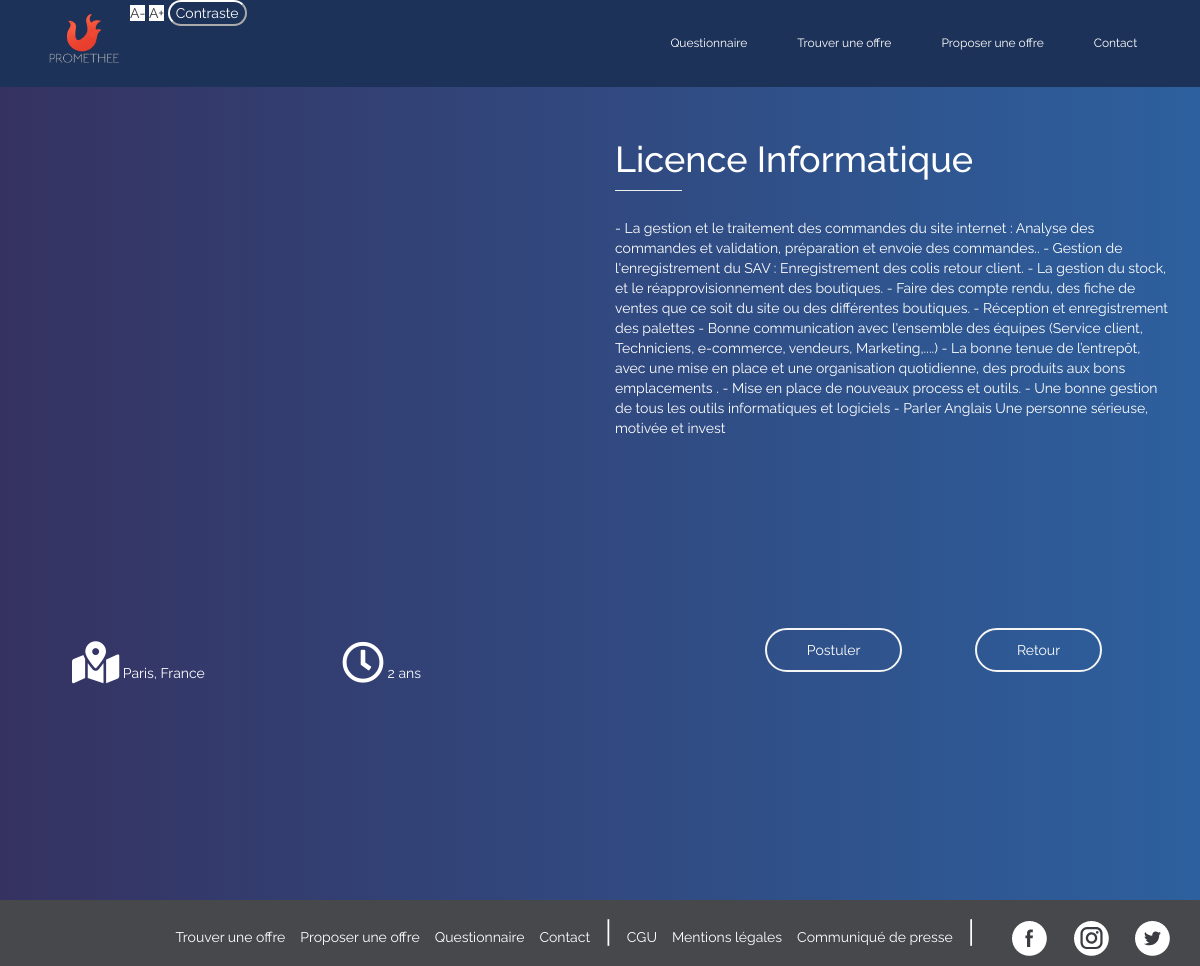
The app's page /formations.php?art=2 with its own data.
### tables this page shows
CREATE TABLE IF NOT EXISTS `proposer_formations` (
  `id` int(11) NOT NULL AUTO_INCREMENT,
  `nom_etablissement` varchar(255) NOT NULL,
  `nom` varchar(255) NOT NULL,
  `telephone` int(10) NOT NULL,
  `taille_entreprise` text,
  `Ville` varchar(75) NOT NULL,
  `duration` varchar(255) NOT NULL,
  `titre_poste` varchar(75) NOT NULL,
  `chapo` varchar(250) NOT NULL,
  `description_complete` longtext NOT NULL,
  PRIMARY KEY (`id`)
);

### formations.php (the view, shortened to what this page needs)
<?php
include("envoi_form.php");
if(isset($_GET['art'])){
    $read_art = htmlspecialchars($_GET['art']);
    $get_art = $bdd->prepare('SELECT * FROM proposer_formations WHERE id=?');
    $get_art->execute(array($read_art));
          if($get_art->rowCount()==1){
              $get_art = $get_art->fetch();
          }else
          {
              die('Erreur');
          }
         ?>
<!DOCTYPE HTML>
<html lang="fr">
    <head>
    <link rel="stylesheet" href="https://maxcdn.bootstrapcdn.com/bootstrap/3.3.7/css/bootstrap.min.css">
    <link rel="stylesheet" href="https://use.fontawesome.com/releases/v5.5.0/css/all.css">
    <link rel="stylesheet" href="assets/css/styles.css">
<link rel="stylesheet" type="text/css" href="//cdnjs.cloudflare.com/ajax/libs/cookieconsent2/3.1.0/cookieconsent.min.css" />
</head>
<body id="body">
<nav class="navbar navbar-fixed-top">
  <div class="container" id="beau">
    <div class="collapse navbar-collapse" id="myNavbar">
        <a href="home.php" class="navbar-left"><img class="logo" src="assets/img/logo.png"></a>
        <div class="accessibilite-zoom" id="moin">A-</div>
    <div class="accessibilite-zoom" id="plus">A+</div>
    <button onclick="change_bg()">Contraste</button>
      <ul class="nav navbar-nav navbar-right">
        <li><a href="quizz.php">Questionnaire</a></li>
        <li><a href="formations-list.php">Trouver une offre</a></li>
        <li><a href="propositions.php">Proposer une offre</a></li>
        <li><a href="contact.php">Contact</a></li>
      </ul>
    </div>
  </div>
</nav>
    <div class="container" id="marge">
        <div class="row">
        <div class="col-sm-6">
            <iframe class="maps" src="https://www.google.com/maps/embed?pb=!1m18!1m12!1m3!1d2625.2909627130334!2d2.389226215902807!3d48.852661809063704!2m3!1f0!2f0!3f0!3m2!1i1024!2i768!4f13.1!3m3!1m2!1s0x47e67274fd0b00b3%3A0xbd260b61f2c3e82!2s19+Rue+Voltaire%2C+75011+Paris!5e0!3m2!1sfr!2sfr!4v1544064702351" width="100%" height="auto" frameborder="0" style="border:0" allowfullscreen></iframe>
        </div>
        <div class="col-sm-6">
            <h1 style="color:white;"><?= $get_art['titre_poste']?></h1>
            <hr style="width:12%;margin-bottom:5%;">
            <p class="text"><?= $get_art['description_complete'] ?></p>
        </div>
    </div>
    </div>
    <div class="container" id="basMarge2">
    <div class="row">
        <div class="col-sm-12">
    <div class="col-sm-6">
        <div class="col-sm-6" style="color:white; padding:5%;">
        <p class="textD">
        <i class="fas fa-map-marked-alt fa-3x" style="color:white;"></i>
        <?= $get_art['Ville']?>, France</p>
        </div>
        <div class="col-sm-6" style="padding:5%;">
        <p class="textD">
        <i class="far fa-clock fa-3x"></i>
        <?= $get_art['duration']?></p>
        </div>
    </div>
    <div class="col-sm-6">
    <div class="boutonman">
        <a class="button_form" href="tel:<?= $get_art['telephone']?>">Postuler</a>
        <a class="button_form" href="formations-list.php">Retour</a>
     </div>
    </div>
    </div>
    </div>
    </div>
<footer class="page-footer font-small cyan darken-3" style="background:#47484b;">
    <div class="container">
      <div class="row">
        <div class="col-md-12 py-5">
        <div class="arbo-footer">
          <p class="text-right" style="margin-top: 1%;">
            <a href="formations-list.php">Trouver une offre</a>
            <a href="propositions.php">Proposer une offre</a>
            <a href="quizz.php">Questionnaire</a>
            <a href="contact.php">Contact</a>
            <span class="separateur">|</span>
            <a href="cgu.php" style="margin-left: 0%;">CGU</a>
            <a href="cgu.php#conditions">Mentions légales</a>
            <a href="assets/presse.pdf" target="_blank">Communiqué de presse</a>
            <span class="separateur">|</span>
             <a class="fb-ic">
            <a target="_blank" href="https://www.facebook.com/Prom%C3%A9th%C3%A9e-286251385344865/">
              <img src="assets/img/Facebook.png" alt="">
            </a>
          </a>
          <a class="tw-ic">
            <a target="_blank" href="https://www.instagram.com/promethee_us/">
              <img src="assets/img/Insta.png" alt="">
            </a>
          </a>
          <a class="ins-ic">
            <a target="_blank" href="https://twitter.com/promethee_us">
              <img src="assets/img/Twitter.png" alt="">
            </a>
          </a>
          </p>
        </div>
        </div>
      </div>
    </div>
  </footer>
    </body>
</html>
        <?php }
    ?>

### assets/css/styles.css (style rules this page uses)
html { z-index: -1; height:100%; }
nav { font-family: 'Raleway', sans-serif; }
button { background: transparent; color:white; border-color:white; border-radius: 31px; }
body { background-image: -webkit-linear-gradient(left, #353261, #2d609e); background:-moz-linear-gradient(left, #353261, #2d609e); background:-o-linear-gradient(left, #353261, #2d609e); background:-ms-linear-gradient(left, #353261, #2d609e); width: 100%; height: 100%; font-family: 'Raleway', sans-serif; z-index: 1; }
.navbar { background-color:#1d3258; }
.accessibilite-zoom { background-color:white; display: INLINE; }
h1 { color:white; }
.navbar-left { padding: 10px 15px; }
.logo { width: 70px; margin:5%; }
.nav>li>a { position: relative; display: block; padding: 10px 25px; color:white; }
.navbar-right { font-size: 12px; padding:2%; }
footer { margin-top:10%; }
iframe { height:300px; width:100%; }
#marge { margin-top: 10%; }
#basMarge2 { margin-bottom: 15%; }
.fas { color:#eb5d45; }
.text { color:white; }
.textD { color:white; float:left; }
.maps { margin-top: 7%; width: 100%; height:450px; }
hr { width:7%; margin:0; }
.boutonman { margin-left: 15%; }
.button_form { background-color:transparent; -moz-border-radius:31px; -webkit-border-radius:31px; border-radius:31px; display:inline-block; cursor:pointer; color:white; font-size:1em; padding:10px 40px; margin-top: 3%; border:2px solid whitesmoke; margin-left: 15%; }
.separateur { font-size: 2.1em; color:white; margin:1%; }
.arbo-footer a { color:white; margin-left: 1%; }

### records on screen
proposer_formations: titre_poste "Licence Informatique", description_complete "- La gestion et le traitement des commandes du site internet : Analyse des commandes et validation, préparation et envoie des commandes.. - Gestion de l'enregistrement du SAV : Enregistrement des colis retour client. - La gestion du stock, et le réapprovisionnement des boutiques. - Faire des compte rendu, des fiche de ventes que ce soit du site ou des différentes boutiques. - Réception et enregistrement des palettes - Bonne communication avec l'ensemble des équipes (Service client, Techniciens, e-commerce, vendeurs, Marketing,....) - La bonne tenue de l’entrepôt, avec une mise en place et une organisation quotidienne, des produits aux bons emplacements . - Mise en place de nouveaux process…", Ville "Paris", duration "2 ans"
